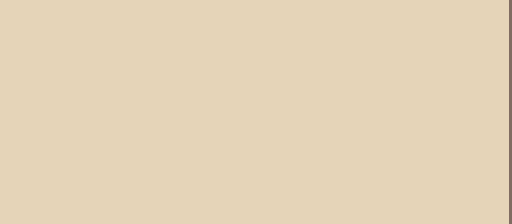

This is a level from a 2D game, rendered from its Tiled map with the project's own tilesets. A one-line summary and the complete map file follow:
An orthogonal 16x7 tile map with 32x32 px tiles, 1 tile layer (Tile Layer 1).

<map version="1.0" orientation="orthogonal" width="16" height="7" tilewidth="32" tileheight="32">
 <tileset firstgid="1" name="Tiles" tilewidth="32" tileheight="32">
  <image source="../module-set.png" width="96" height="192" />
  <tile id="0">
   <properties>
    <property name="Name" value="TILE_TL" />
   </properties>
  </tile>
  <tile id="1">
   <properties>
    <property name="Name" value="TILE_TC" />
   </properties>
  </tile>
  <tile id="2">
   <properties>
    <property name="Name" value="TILE_TR" />
   </properties>
  </tile>
  <tile id="3">
   <properties>
    <property name="Name" value="TILE_ML" />
   </properties>
  </tile>
  <tile id="4">
   <properties>
    <property name="Name" value="TILE_MC" />
   </properties>
  </tile>
  <tile id="5">
   <properties>
    <property name="Name" value="TILE_MR" />
   </properties>
  </tile>
  <tile id="6">
   <properties>
    <property name="Name" value="TILE_BL" />
   </properties>
  </tile>
  <tile id="7">
   <properties>
    <property name="Name" value="TILE_BC" />
   </properties>
  </tile>
  <tile id="8">
   <properties>
    <property name="Name" value="TILE_BR" />
   </properties>
  </tile>
  <tile id="9">
   <properties>
    <property name="Name" value="TILE_TO" />
   </properties>
  </tile>
  <tile id="10">
   <properties>
    <property name="Name" value="TILE_RO" />
   </properties>
  </tile>
  <tile id="11">
   <properties>
    <property name="Name" value="TILE_BLANK" />
   </properties>
  </tile>
  <tile id="12">
   <properties>
    <property name="Name" value="TILE_LO" />
   </properties>
  </tile>
  <tile id="13">
   <properties>
    <property name="Name" value="TILE_BO" />
   </properties>
  </tile>
  <tile id="15">
   <properties>
    <property name="Name" value="TILE_UNDER" />
   </properties>
  </tile>
 </tileset>
 <layer name="Tile Layer 1" width="16" height="7">
  <data>
   <tile gid="5" />
   <tile gid="5" />
   <tile gid="5" />
   <tile gid="5" />
   <tile gid="5" />
   <tile gid="5" />
   <tile gid="5" />
   <tile gid="5" />
   <tile gid="5" />
   <tile gid="5" />
   <tile gid="5" />
   <tile gid="5" />
   <tile gid="5" />
   <tile gid="5" />
   <tile gid="5" />
   <tile gid="6" />
   <tile gid="5" />
   <tile gid="5" />
   <tile gid="5" />
   <tile gid="5" />
   <tile gid="5" />
   <tile gid="5" />
   <tile gid="5" />
   <tile gid="5" />
   <tile gid="5" />
   <tile gid="5" />
   <tile gid="5" />
   <tile gid="5" />
   <tile gid="5" />
   <tile gid="5" />
   <tile gid="5" />
   <tile gid="6" />
   <tile gid="5" />
   <tile gid="5" />
   <tile gid="5" />
   <tile gid="5" />
   <tile gid="5" />
   <tile gid="5" />
   <tile gid="5" />
   <tile gid="5" />
   <tile gid="5" />
   <tile gid="5" />
   <tile gid="5" />
   <tile gid="5" />
   <tile gid="5" />
   <tile gid="5" />
   <tile gid="5" />
   <tile gid="6" />
   <tile gid="5" />
   <tile gid="5" />
   <tile gid="5" />
   <tile gid="5" />
   <tile gid="5" />
   <tile gid="5" />
   <tile gid="5" />
   <tile gid="5" />
   <tile gid="5" />
   <tile gid="5" />
   <tile gid="5" />
   <tile gid="5" />
   <tile gid="5" />
   <tile gid="5" />
   <tile gid="5" />
   <tile gid="6" />
   <tile gid="5" />
   <tile gid="5" />
   <tile gid="5" />
   <tile gid="5" />
   <tile gid="5" />
   <tile gid="5" />
   <tile gid="5" />
   <tile gid="5" />
   <tile gid="5" />
   <tile gid="5" />
   <tile gid="5" />
   <tile gid="5" />
   <tile gid="5" />
   <tile gid="5" />
   <tile gid="5" />
   <tile gid="6" />
   <tile gid="5" />
   <tile gid="5" />
   <tile gid="5" />
   <tile gid="5" />
   <tile gid="5" />
   <tile gid="5" />
   <tile gid="5" />
   <tile gid="5" />
   <tile gid="5" />
   <tile gid="5" />
   <tile gid="5" />
   <tile gid="5" />
   <tile gid="5" />
   <tile gid="5" />
   <tile gid="5" />
   <tile gid="6" />
   <tile gid="5" />
   <tile gid="5" />
   <tile gid="5" />
   <tile gid="5" />
   <tile gid="5" />
   <tile gid="5" />
   <tile gid="5" />
   <tile gid="5" />
   <tile gid="5" />
   <tile gid="5" />
   <tile gid="5" />
   <tile gid="5" />
   <tile gid="5" />
   <tile gid="5" />
   <tile gid="5" />
   <tile gid="6" />
  </data>
 </layer>
</map>
